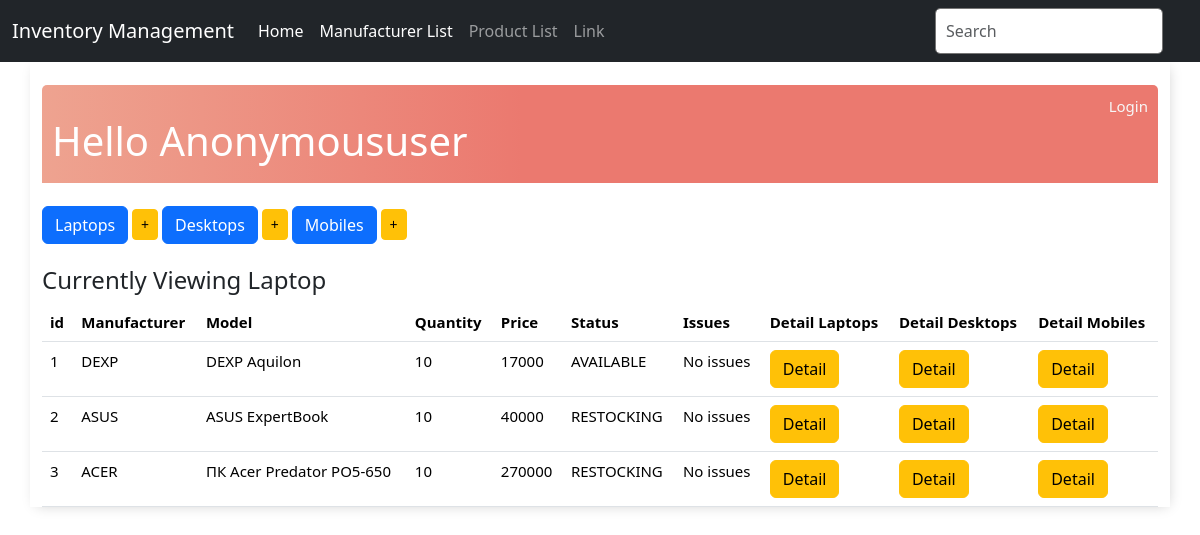
The app's page /display_laptops/, older data.
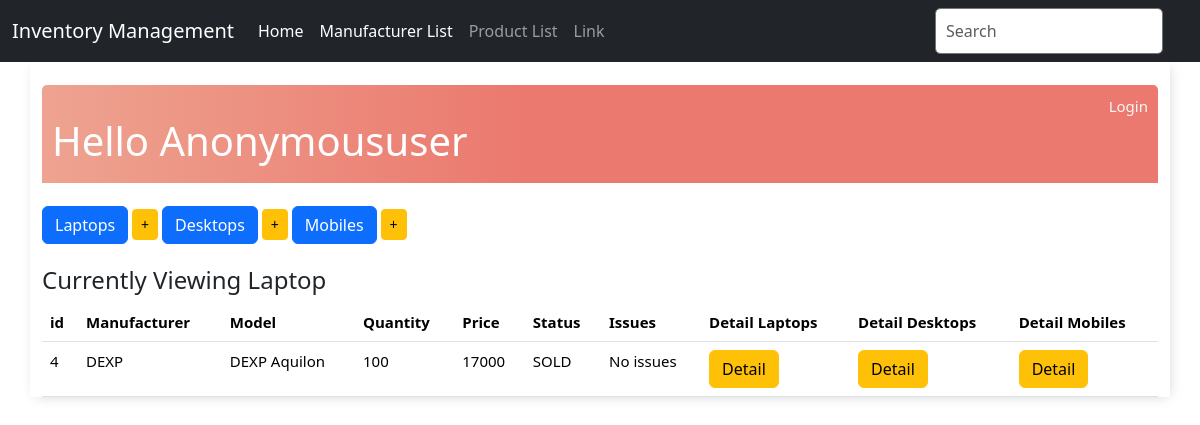
The same page, newer data.
### base/models.py (models this page shows, shortened)
class Product(models.Model):
    manufacturer = models.ForeignKey(Manufacturer, on_delete=models.CASCADE)
    type = models.CharField(max_length=100, blank=False)
    quantity = models.IntegerField()
    price = models.IntegerField()
    STATUS_CHOICES = (
        ('AVAILABLE', 'Item ready to be purchased'),
        ('SOLD', 'Item sold'),
        ('RESTOCKING', 'Item restocking in few days'),
    )
    status = models.CharField(max_length=10, choices=STATUS_CHOICES, default='SOLD') # Available, Sold, Restocking
    issues = models.CharField(max_length=10, default="No issues")
    class Meta:
        abstract = True

class Laptop(Product):
    pass

class Manufacturer(models.Model):
    name = models.CharField(max_length=100, blank=False)
    country = models.CharField(max_length=100, blank=False)
    def __str__(self):
        return self.name

### base/views.py (the view)
# urls.py: path('display_laptops/', views.display_laptops, name='display_laptops'),
def display_laptops(request):
    items = Laptop.objects.all()
    context = {
        'items': items,
        'header': 'Laptop'
    }
    return render(request, 'product_list.html', context)

### base/templates/product_list.html (shortened to what this page needs)
{% extends 'base.html' %}
{% block content %}
<br>
<div class="header-bar">
    <div>
        <br>
        <h1>Hello {{ request.user|title }}</h1>
    </div>
    {% if request.user.is_authenticated %}
    <a href="{% url 'logout' %}">Logout</a>
    {% else %}
    <a href="{% url 'login' %}">Login</a>
    {% endif %}
</div>
<br>
<div class="button-group">
    <a href="{% url 'display_laptops' %}" class="btn btn-primary btn-end" role="button">Laptops</a>
    <a href="{% url 'add_laptop' %}" class="btn btn-warning btn-sm" role="button"> +</a>
    <a href="{% url 'display_desktops' %}" class="btn btn-primary btn-end" role="button">Desktops</a>
    <a href="{% url 'add_desktop' %}" class="btn btn-warning btn-sm" role="button"> +</a>
    <a href="{% url 'display_mobiles' %}" class="btn btn-primary btn-end" role="button">Mobiles</a>
    <a href="{% url 'add_mobile' %}" class="btn btn-warning btn-sm" role="button"> +</a>
</div>
<br>
<h4>Currently Viewing {{ header }}</h4>
<table class="table table-hover">
    <thead>
        <tr>
            <th>id</th>
            <th>Manufacturer</th>
            <th>Model</th>
            <th>Quantity</th>
            <th>Price</th>
            <th>Status</th>
            <th>Issues</th>
            <th>Detail Laptops</th>
            <th>Detail Desktops</th>
            <th>Detail Mobiles</th>
        </tr>
    </thead>
    <tbody>
        {% for item in items %}
        <tr>
            <td>{{ item.pk }}</td>
            <td>{{ item.manufacturer }}</td>
            <td>{{ item.type }}</td>
            <td>{{ item.quantity }}</td>
            <td>{{ item.price }}</td>
            <td>{{ item.status }}</td>
            <td>{{ item.issues }}</td>
            <td><a href="{% url 'laptop_detail' item.pk %}" class="btn btn-warning" role="button">Detail</a></td>
            <td><a href="{% url 'desktop_detail' item.pk %}" class="btn btn-warning" role="button">Detail</a></td>
            <td><a href="{% url 'mobile_detail' item.pk %}" class="btn btn-warning" role="button">Detail</a></td>
        </tr>
        {% endfor %}
    </tbody>
</table>
{% endblock content %}

### base/templates/base.html (shortened to what this page needs)
<!DOCTYPE html>
<html lang="ru">
<head>
    {% load static %}
    <link rel="stylesheet" href="{% static '/css/style.css' %}">
    <link rel="stylesheet" href="{% static '/css/bootstrap.min.css' %}">
</head>
<body>
    <nav class="navbar navbar-expand navbar-dark bg-dark" aria-label="Second navbar example">
        <div class="container-fluid">
          <a class="navbar-brand" href="#">Inventory Management</a>
          <div class="collapse navbar-collapse" id="navbarsExample02">
            <ul class="navbar-nav me-auto">
              <li class="nav-item">
                <a class="nav-link active" aria-current="page" href="{% url 'index' %}">Home</a>
              </li>
              <li class="nav-item">
                <a class="nav-link active" aria-current="page" href="{% url 'manufacturer_list' %}">Manufacturer List</a>
              </li>
              <li class="nav-item">
                <a class="nav-link" href="{% url 'product_list' %}">Product List</a>
              </li>
              <li class="nav-item">
                <a class="nav-link" href="#">Link</a>
              </li>
            </ul>
            <form>
              <input class="form-control" type="text" placeholder="Search" aria-label="Search">
            </form>
          </div>
        </div>
      </nav>
      <div class="container">
        {% block content %}
        {% endblock content %}
      </div>
</body>
</html>

### base/static/css/style.css (style rules this page uses)
body { background: #FAFAFA; font-family: 'Nunito Sans', sans-serif; }
.container { max-width: 550px; font-size: 15px; margin: auto; background: #ffff; -webkit-box-shadow: 2px 2px 13px -4px rgba(0, 0, 0, 0.21); box-shadow: 2px 2px 13px -4px rgba(0, 0, 0, 0.21); }
input { outline: none; border: none; }
.header-bar { display: flex; justify-content: space-between; color: #fff; padding: 10px; border-radius: 5px 5px 0 0; background: linear-gradient(90deg, #EEA390 0%, #EB796F 43%, #EB796F 100%); }
.header-bar a { color: rgb(247, 247, 247); text-decoration: none; }
input[type=text], input[type=password], textarea { border: 1px solid #757575; border-radius: 5px; padding: 10px; width: 90%; }
::placeholder { font-weight: 300; opacity: 0.5; }

Row changes from the older to the newer data that the page shows:
removed Laptop: pk "1", manufacturer "DEXP", type "DEXP Aquilon", quantity "10", price "17000", status "AVAILABLE", issues "No issues"
removed Laptop: pk "2", manufacturer "ASUS", type "ASUS ExpertBook", quantity "10", price "40000", status "RESTOCKING", issues "No issues"
removed Laptop: pk "3", manufacturer "ACER", type "ПК Acer Predator PO5-650", quantity "10", price "270000", status "RESTOCKING", issues "No issues"
added Laptop: pk "4", manufacturer "DEXP", type "DEXP Aquilon", quantity "100", price "17000", status "SOLD", issues "No issues"
